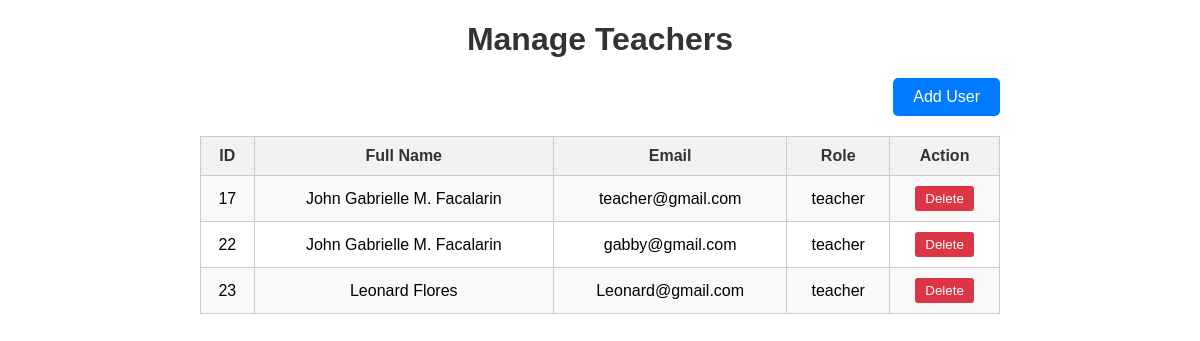
Page /php_group5/manage-users.php on the committed database.
### tables this page shows
CREATE TABLE `users` (
  `id` int(11) NOT NULL,
  `full_name` varchar(128) NOT NULL,
  `email` varchar(255) NOT NULL,
  `password` varchar(255) NOT NULL,
  `role` enum('student','teacher','admin') NOT NULL DEFAULT 'student'
);

### php_group5/manage-users.php (the view, shortened to what this page needs)
<?php
$hostName = "localhost";
$dbUser = "root";
$dbPassword = "";
$dbName = "users";
$conn = mysqli_connect($hostName, $dbUser, $dbPassword, $dbName);
$sqlUsers = "SELECT * FROM users";
$resultUsers = mysqli_query($conn, $sqlUsers);
?>
<!DOCTYPE html>
<html lang="en">
<head>
</head>
<body>
    <div class="container">
        <h1>Manage Teachers</h1>
        <div class="btn-container">
            <a href="register2.php" class="add-user-btn" target="_blank">Add User</a>
        </div>
        <table>
            <tr>
                <th>ID</th>
                <th>Full Name</th>
                <th>Email</th>
                <th>Role</th>
                <th>Action</th>
            </tr>
            <?php while ($row = mysqli_fetch_assoc($resultUsers)) : ?>
                <tr>
                    <td><?php echo $row['id']; ?></td>
                    <td><?php echo $row['full_name']; ?></td>
                    <td><?php echo $row['email']; ?></td>
                    <td><?php echo $row['role']; ?></td>
                    <td>
                        <form method="POST" action="<?php echo $_SERVER['PHP_SELF']; ?>">
                            <button type="submit" class="delete-btn">Delete</button>
                        </form>
                    </td>
                </tr>
            <?php endwhile; ?>
        </table>
    </div>
</body>
</html>

### php_group5/manage-users.php (style rules this page uses)
body { font-family: Arial, sans-serif; margin: 20px; }
h1 { text-align: center; color: #333; margin-bottom: 20px; }
table { width: 100%; border-collapse: collapse; margin-bottom: 20px; }
th, td { padding: 10px; border: 1px solid #ccc; text-align: center; }
th { background-color: #f2f2f2; color: #333; }
tr:nth-child(even) { background-color: #f9f9f9; }
.add-user-btn { display: inline-block; padding: 10px 20px; background-color: #007bff; color: #fff; text-decoration: none; border-radius: 5px; }
.delete-btn { background-color: #dc3545; color: #fff; border: none; padding: 5px 10px; cursor: pointer; border-radius: 3px; }
.container { max-width: 800px; margin: 0 auto; }
.btn-container { margin-bottom: 20px; text-align: right; }

### rows in the picture
users: id "17", full_name "John Gabrielle M. Facalarin", email "teacher@gmail.com", role "teacher"
users: id "22", full_name "John Gabrielle M. Facalarin", email "gabby@gmail.com", role "teacher"
users: id "23", full_name "Leonard Flores", email "Leonard@gmail.com", role "teacher"
